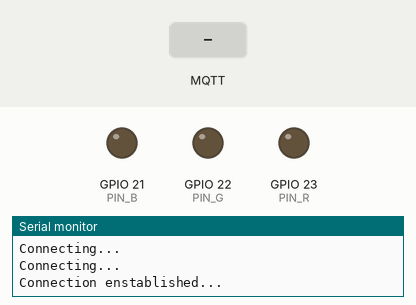
Bench run of a sketch on a simulated ESP32. Parts: output pins drawn as LEDs (lit = HIGH), the last lines printed to the serial monitor. Inputs (shaded band) come from the test bench. No MQTT or app messages arrive unless stated; nothing arrives over Bluetooth unless stated.

Above: at 3.2 s.
3.3 s: MQTT message "G_ON" arrives on the first subscribed topic
At 5.2 s:
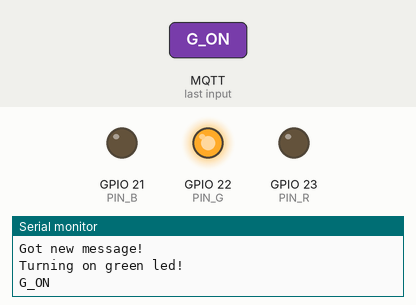
5.5 s: MQTT message "G_OFF" arrives on the first subscribed topic
At 6.8 s:
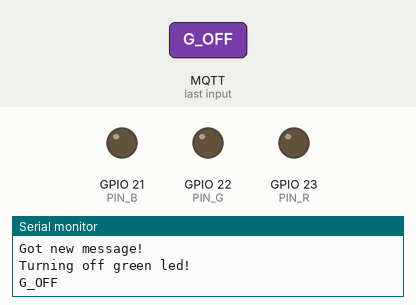
Timing chart, 0 to 8.5 s (numbered marks = the images above; inputs shaded):
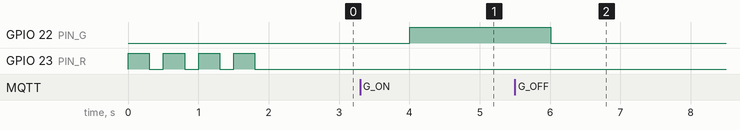

Measured:
- after the input at 3.3 s, GPIO 22 (PIN_G): LOW → HIGH after 0.71 s
- after the input at 5.5 s, GPIO 22 (PIN_G): HIGH → LOW after 0.51 s

The sketch:

embedded.ino
```cpp
#include "EspMQTTClient.h"
#include <BLEAdvertisedDevice.h>
#include <BLEDevice.h>
#include <BLEAddress.h>
#include <BLEScan.h>
#include <ArduinoJson.h>
#include <sstream>
#define MQTT_MAX_PACKET_SIZE 2048

EspMQTTClient client(
  "ap",//Vodafone-A80016520
  "1234567890aa",//w6xplmysfem6t2w8
  "test.mosquitto.org",
  "clientnamex",
  1883
);

const int PIN_R = 23;
const int PIN_G = 22;
const int PIN_B = 21;
const int CUTOFF = -60;
const int OUTPUT_SIZE = 10000;
const int MESSAGE_SIZE = 5500;
const int TUPLE_SIZE = 59;

void setup() {
  Serial.begin(115200);
  Serial.println("Initializing bluetooth...");
  pinMode(PIN_R, OUTPUT);
  pinMode(PIN_G, OUTPUT);
  pinMode(PIN_B, OUTPUT);
  BLEDevice::init("");
  Serial.println("Bluetooth initialized");
  client.loop();
  while(!client.isConnected()){
      Serial.println("Connecting...");
      client.loop();
      digitalWrite(PIN_R,HIGH);
      delay(300);
      digitalWrite(PIN_R,LOW);
      delay(200);
  }
  digitalWrite(PIN_R,LOW);
}


void onConnectionEstablished() {
  Serial.println("Connection enstablished...");
  client.subscribe("musa/ID2/led", [] (const String &payload)  {
    Serial.println("Got new message!");
    if(payload.equals("G_ON")){
      Serial.println("Turning on green led!");
      digitalWrite(PIN_G,HIGH);
    }
    if(payload.equals("G_OFF")){
      Serial.println("Turning off green led!");
      digitalWrite(PIN_G,LOW);
    }
    Serial.println(payload);
  });
  //client.publish("musa/aw1", "Connected.");
  digitalWrite(PIN_R,LOW);
  digitalWrite(PIN_G,LOW);
  digitalWrite(PIN_B,LOW);
}


void loop() {
  client.loop();

  while(!client.isWifiConnected()){
      Serial.println("CONNECTION LOST! Connecting to WiFi...");
      client.loop();
      delay(2000);
      digitalWrite(PIN_R,HIGH);
      digitalWrite(PIN_G,LOW);
      digitalWrite(PIN_B,LOW);
  }
  while(!client.isMqttConnected()){
      Serial.println("CONNECTION LOST! Connecting to broker...");
      delay(1000);
      digitalWrite(PIN_R,HIGH);
      digitalWrite(PIN_G,LOW);
      digitalWrite(PIN_B,LOW);
  }
  digitalWrite(PIN_R,LOW);
  //To get b2d messages
  //StaticJsonDocument<OUTPUT_SIZE> doc;
  DynamicJsonDocument  doc(OUTPUT_SIZE);
  //DynamicJsonDocument  doc(200);
  int addedTuples=0;
  for(int itr = 0; itr < 10; itr++){
    client.loop();
    if(addedTuples*TUPLE_SIZE > MESSAGE_SIZE/2){
      Serial.print("Many users in the museum. Anticipating the buffer flush and message sending at itr. ");
      Serial.println(itr);
      itr=10;
      continue;
    }
    BLEScan *scan = BLEDevice::getScan();
    scan->setActiveScan(true);
    BLEScanResults results = scan->start(1);
    client.loop();
    JsonObject object = doc.createNestedObject();
    object["iteration"] = itr;
    for (int i = 0; i < results.getCount(); i++) {
      BLEAdvertisedDevice device = results.getDevice(i);
      //Serial.println(device.toString().c_str());
      std::stringstream ss;
      if (device.haveManufacturerData()) {
           for (uint8_t i = 0; i < device.getManufacturerData().length(); i++) {
               //ss << ' ' << std::setfill('0') << std::setw(2) << std::hex << (int)((uint8_t *) device.getManufacturerData().data())[i];
               ss << std::hex << (int)((uint8_t *) device.getManufacturerData().data())[i];
           }
           object[ss.str()] = device.getRSSI();
           addedTuples++;
      }
    }
  }
  char output[MESSAGE_SIZE];
  size_t sz = serializeJson(doc, output);
  Serial.println("Sending JSON");
  client.publish("musa/ID2", output);
  Serial.println(output);
  //digitalWrite(PIN, best > CUTOFF ? HIGH : LOW);
  //client.publish("mytopic/test", "This is a message");

}
```
